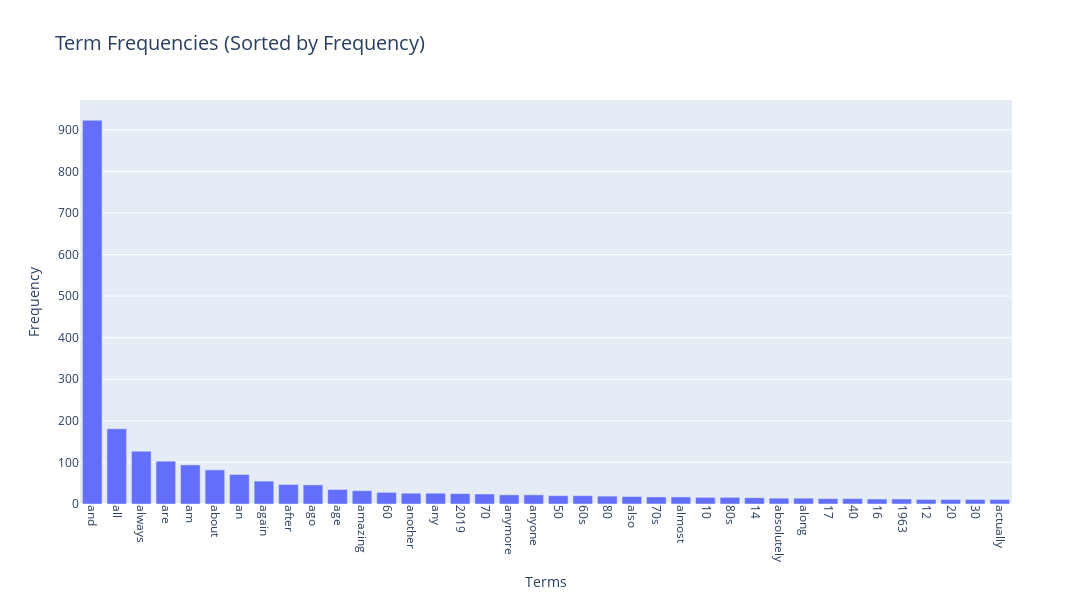

Notebook source saved alongside this figure:
### Code cell
sorted_terms_freq = sorted(zip(terms, frequencies), key=lambda x: x[1], reverse=True)

sorted_terms, sorted_frequencies = zip(*sorted_terms_freq)

fig = px.bar(x=sorted_terms, y=sorted_frequencies, labels={'x': 'Terms', 'y': 'Frequency'}, title="Term Frequencies (Sorted by Frequency)")
fig.update_layout(xaxis=dict(tickangle=90), height=600, width=1400, title_font_size=20)
fig.show()

### Figure 1 — Plotly figure (JSON) as saved in the notebook; plotly's stock layout.template omitted (floating-point values rounded to 4 significant figures)
{"data": [{"alignmentgroup": "True", "hovertemplate": "Terms=%{x}<br>Frequency=%{y}<extra></extra>", "legendgroup": "", "marker": {"color": "#636efa", "pattern": {"shape": ""}}, "name": "", "offsetgroup": "", "orientation": "v", "showlegend": false, "textposition": "auto", "type": "bar", "x": ["and", "all", "always", "are", "am", "about", "an", "again", "after", "ago", "age", "amazing", "60", "another", "any", "2019", "70", "anymore", "anyone", "50", "60s", "80", "also", "70s", "almost", "10", "80s", "14", "absolutely", "along", "17", "40", "16", "1963", "12", "20", "30", "actually"], "xaxis": "x", "y": [923, 181, 127, 103, 94, 82, 71, 55, 47, 46, 35, 32, 28, 26, 26, 25, 24, 22, 22, 20, 20, 19, 18, 17, 17, 16, 16, 15, 14, 14, 13, 13, 12, 12, 11, 11, 11, 11], "yaxis": "y"}], "layout": {"barmode": "relative", "height": 600, "legend": {"tracegroupgap": 0}, "title": {"font": {"size": 20}, "text": "Term Frequencies (Sorted by Frequency)"}, "width": 1400, "xaxis": {"anchor": "y", "domain": [0, 1], "tickangle": 90, "title": {"text": "Terms"}}, "yaxis": {"anchor": "x", "domain": [0, 1], "title": {"text": "Frequency"}}}}
